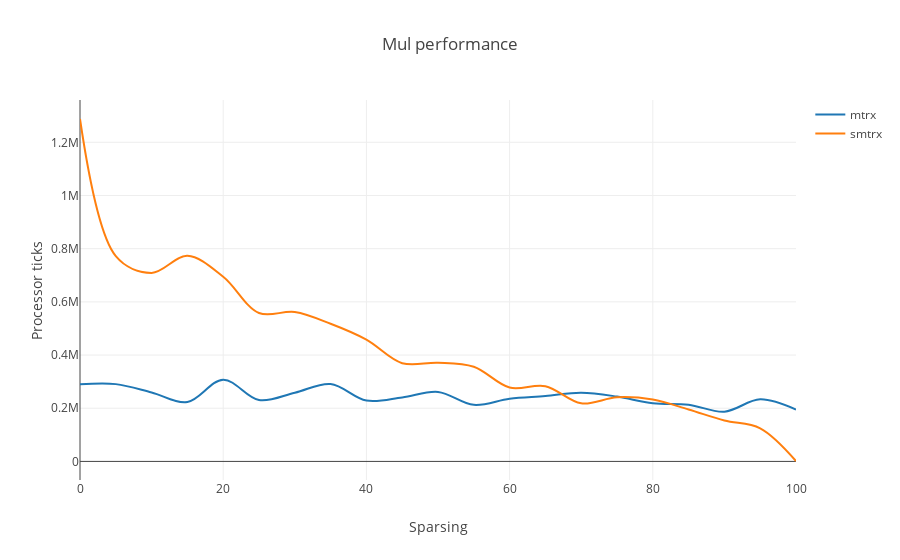

This figure's notebook cell:
### Code cell
from plotly.offline import download_plotlyjs, init_notebook_mode, plot, iplot
import plotly.graph_objs as go
import subprocess
import random
import math as m
import subprocess
import os
import numpy as np
from gen import gen

init_notebook_mode(connected=True)

mtrx = []
smtrx = []

for sparse in range(0, 100 + 1, 5):
    print("Sparse:", sparse)
    #print("Generating A")
    d1 = gen(None, 1, 500, sparse/100)
    #print("Generating B")
    d2 = gen(None, 500, 500, sparse/100)

    avg_count = 5
    avg_mtrx = []
    avg_smtrx = []
    i = 0
    while i < avg_count:
        output = subprocess.Popen("./main.exe", 
                                  stdout = subprocess.PIPE, 
                                  stdin = subprocess.PIPE, 
                                  stderr = subprocess.STDOUT, 
                                  shell=True).communicate(input=(d1 + d2).encode("utf-8"))[0]
        out = output.decode("utf-8").split("\n")
        data = out[-3:]
        if len(data) <= 1:
            continue
        elif "Err code:" in data[0]:
            print("Error(%s) sparse(%d)" % (data[1][len("Err code: "):], sparse))
        else:
            #for x in out:
            #    if "Sparse" in x:
            #        print(x)

            data[0] = data[0].replace("Ticks  MTRX: \x1b[1;31m", "")[:-len("\x1b[0m")]
            data[1] = data[1].replace("Ticks SMTRX: \x1b[1;32m", "")[:-len("\x1b[0m")]
            avg_mtrx.append(int(data[0]))
            avg_smtrx.append(int(data[1]))
            i += 1
    mtrx.append((sparse, np.mean(avg_mtrx)))
    smtrx.append((sparse, np.mean(avg_smtrx)))
    
data = [
    go.Scatter(
        x=list(n[0] for n in mtrx),
        y=list(n[1] for n in mtrx),
        mode='lines',
        name='mtrx',
        line=dict(
            shape='spline'
        ),
    ),
    go.Scatter(
        x=list(n[0] for n in smtrx),
        y=list(n[1] for n in smtrx),
        mode='lines',
        name='smtrx',
        line=dict(
            shape='spline'
        ),
    )
]

layout = dict(
    title = 'Mul performance',
    xaxis = dict(title = 'Sparsing'),
    yaxis = dict(title = 'Processor ticks'),
)

fig = go.Figure(data=data, layout=layout)
iplot(fig)

### Figure 1 — Plotly figure (JSON) as saved in the notebook; plotly's stock layout.template omitted (floating-point values rounded to 4 significant figures)
{"data": [{"line": {"shape": "spline"}, "mode": "lines", "name": "mtrx", "type": "scatter", "x": [0, 5, 10, 15, 20, 25, 30, 35, 40, 45, 50, 55, 60, 65, 70, 75, 80, 85, 90, 95, 100], "y": [289800.0, 290675, 259200.0, 223400.0, 307400.0, 230600.0, 258200.0, 291100.0, 228900.0, 240600.0, 261400.0, 212776, 235800.0, 245900.0, 258442, 243866, 219000.0, 213400.0, 187000.0, 233503, 195000.0]}, {"line": {"shape": "spline"}, "mode": "lines", "name": "smtrx", "type": "scatter", "x": [0, 5, 10, 15, 20, 25, 30, 35, 40, 45, 50, 55, 60, 65, 70, 75, 80, 85, 90, 95, 100], "y": [1288000.0, 771800.0, 709000.0, 773300.0, 694600.0, 558100.0, 561900.0, 517600.0, 457900.0, 369262, 371100.0, 356000.0, 277900.0, 283000.0, 218415, 241300.0, 232663, 195200.0, 153908, 124500.0, 1595.0]}], "layout": {"title": "Mul performance", "xaxis": {"title": "Sparsing"}, "yaxis": {"title": "Processor ticks"}}}
